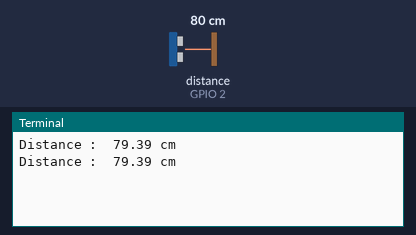
This program was run on a simulated Raspberry Pi (BCM pin numbers). On the bench: the last lines printed to the terminal. The test bench sets the inputs (shaded band); at power-on: distance to the obstacle (sensor on GPIO 2) 80 cm. The echo pulse lasts 58.3 µs per cm; the clock reads 2024-03-15 10:24:30 at power-on unless the program sets it.

Above: at 1.2 s.
1.3 s: distance to the obstacle (sensor on GPIO 2) set to 2 cm
At 1.9 s:
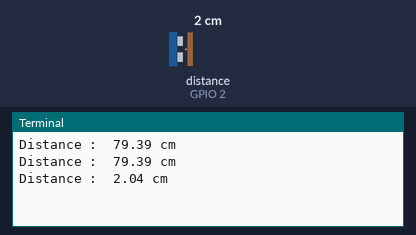
2.8 s: distance to the obstacle (sensor on GPIO 2) set to 4 cm
At 3.4 s:
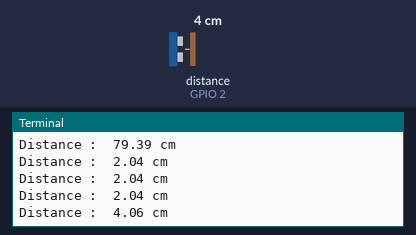
Timing chart, 0 to 5.8 s (numbered marks = the images above; inputs shaded):
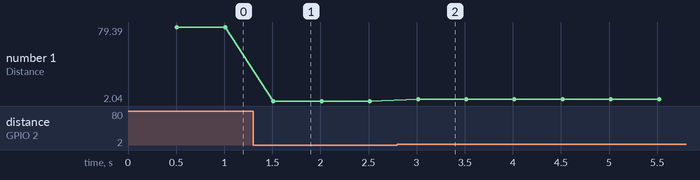

The program:

ultra_sound.py
```python
import RPi.GPIO as GPIO
import time

GPIO.setmode(GPIO.BCM)

trig = 3
echo = 2

GPIO.setup(trig, GPIO.OUT)
GPIO.setup(echo, GPIO.IN)

try :
    while True:
        GPIO.output(trig, False)
        time.sleep(0.5)

        GPIO.output(trig, True)
        time.sleep(0.00001)
        GPIO.output(trig, False)

        while GPIO.input(echo) == 0:
            pulse_start = time.time()

        while GPIO.input(echo) == 1:
            pulse_end = time.time()

        pulse_duration = pulse_end - pulse_start
        distance = pulse_duration * (340*100) / 2
        distance = round(distance, 2)

        print("Distance : ", distance, "cm")
except KeyboardInterrupt:
      pass
finally:
      GPIO.cleanup()
```

Measured:
- after the input at 1.3 s, the terminal: prints a new line after 0.21 s (image 1)
- after the input at 2.8 s, the terminal: prints a new line after 0.21 s (image 2)
- plotted number 1: 79.39 → 2.04 after the input at 1.3 s, 2.04 → 4.07 after the input at 2.8 s
